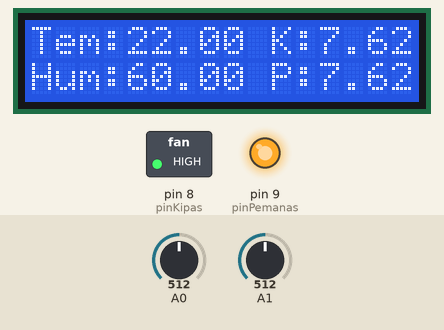
Recording of a sketch running on a simulated Arduino Uno, built with avr-gcc and run on an emulated ATmega328P. Shown: 16×2 character LCD, switched loads named in the sketch (green lamp = pin HIGH), output pins drawn as LEDs (lit = HIGH). The test bench sets the inputs (shaded band); at power-on: A1 = 512, A0 = 512. What the sketch prints to the serial monitor is not drawn.

Above: at 1.2 s.
1.3 s: A1 set to 1015
At 2.9 s:
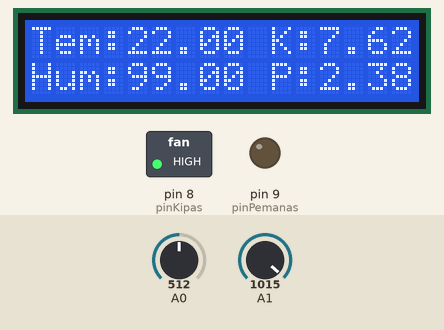
3.5 s: A1 set to 1023
At 4.7 s:
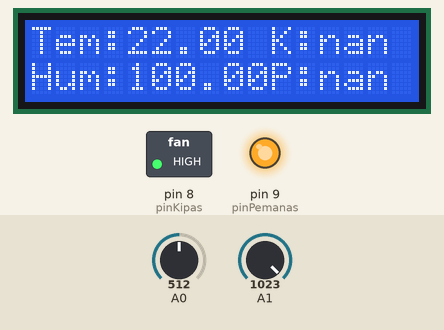
5.1 s: A1 set to 122
At 6.3 s:
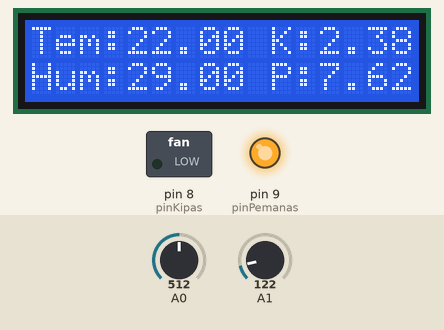
7.0 s: A0 set to 847
At 8.4 s:
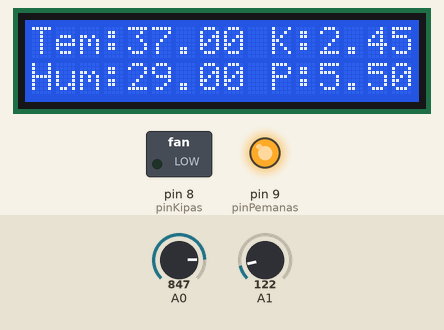
9.1 s: A0 set to 876
At 10.6 s:
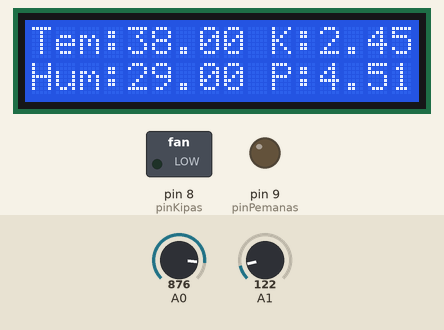
11.3 s: A0 set to 15
At 12.3 s:
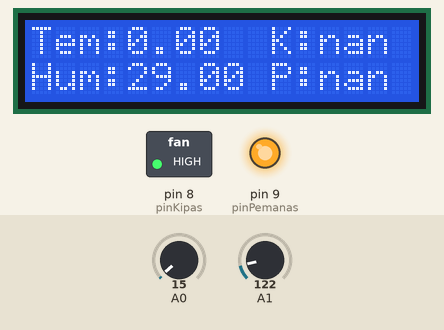
Timing chart, 0 to 14.3 s (numbered marks = the images above; inputs shaded):
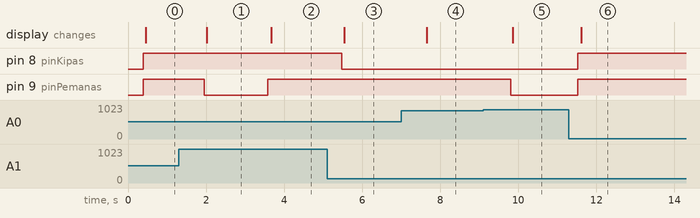

The sketch:

programFuzzy.ino
```cpp
#include <DHT.h>
#include <LiquidCrystal_I2C.h>
LiquidCrystal_I2C lcd(0x27, 16, 2);

// Inisialisasi pin sensor DHT22
#define DHTPIN 2
#define pinKipas 8
#define pinPemanas 9
#define DHTTYPE DHT22
DHT dht(DHTPIN, DHTTYPE);

void setup() {
  Serial.begin(9600);
  dht.begin();
  pinMode(pinKipas, OUTPUT);  // Pin untuk kipas
  pinMode(pinPemanas, OUTPUT);  // Pin untuk pemanas

  lcd.init();
  lcd.backlight();
  lcd.clear();
}

float onKipas, offKipas, onPemanas, offPemanas;

void loop() {
  // Baca nilai suhu dan kelembapan dari DHT22
  // float suhu = dht.readTemperature();
  // float kelembapan = dht.readHumidity();

  // Cek jika gagal membaca nilai dari sensor
  // if (isnan(suhu) || isnan(kelembapan)) {
  //   Serial.println("Gagal membaca dari sensor DHT!");
  //   return;
  // }

  // Menggantikan input dengan potensiometer
  float suhu = map(analogRead(A0),0, 1023, 0, 45);
  float kelembapan =  map(analogRead(A1),0, 1023, 20, 100);

  // Menghitung derajat keanggotaan suhu dan kelembapan
  float sangatDingin = fuzzyTrapezoidal(suhu, 0, 0, 5, 10);
  float dingin = fuzzyTrapezoidal(suhu, 5, 10, 15, 20);
  float sedang = fuzzyTrapezoidal(suhu, 15, 20, 25, 30);
  float panas = fuzzyTrapezoidal(suhu, 25, 30, 35, 40);
  float sangatPanas = fuzzyTrapezoidal(suhu, 35, 40, 45, 45);

  float kering = fuzzyTrapezoidal(kelembapan, 20, 20, 30, 50);
  float lembab = fuzzyTrapezoidal(kelembapan, 30, 50, 70, 90);
  float basah = fuzzyTrapezoidal(kelembapan, 70, 90, 100, 100);

  // Inferance - combination
  bool s_sangatDingin = (suhu >= 0 && suhu <= 10);
  bool s_dingin = (suhu >= 5 && suhu <= 20);
  bool s_sedang = (suhu >= 15 && suhu <= 30);
  bool s_panas = (suhu >= 25 && suhu <= 40);
  bool s_sangatPanas = (suhu >= 35 && suhu <= 45);

  bool s_kering = (kelembapan >= 0 && kelembapan <= 50);
  bool s_lembab = (kelembapan >= 30 && kelembapan <= 90);
  bool s_basah = (kelembapan >= 70 && kelembapan <= 100);

  // Rule status keluaran sistem
  bool statKipas[15] = { 0, 0, 1, 0, 0, 1, 0, 0, 1, 1, 1, 1, 1, 1, 1 };
  bool statPemanas[15] = { 1, 1, 1, 1, 1, 1, 1, 0, 0, 1, 0, 0, 0, 0, 1 };
  float rule[15];

  if (s_sangatDingin || s_basah) rule[0] = min(sangatDingin, basah);
  if (s_sangatDingin || s_lembab) rule[1] = min(sangatDingin, lembab);
  if (s_sangatDingin || s_kering) rule[2] = min(sangatDingin, kering);
  if (s_dingin || s_basah) rule[3] = min(dingin, basah);
  if (s_dingin || s_lembab) rule[4] = min(dingin, lembab);
  if (s_dingin || s_kering) rule[5] = min(dingin, kering);
  if (s_sedang || s_basah) rule[6] = min(sedang, basah);
  if (s_sedang || s_lembab) rule[7] = min(sedang, lembab);
  if (s_sedang || s_kering) rule[8] = min(sedang, kering);
  if (s_panas || s_basah) rule[9] = min(panas, basah);
  if (s_panas || s_lembab) rule[10] = min(panas, lembab);
  if (s_panas || s_kering) rule[11] = min(panas, kering);
  if (s_sangatPanas || s_basah) rule[12] = min(sangatPanas, basah);
  if (s_sangatPanas || s_lembab) rule[13] = min(sangatPanas, lembab);
  if (s_sangatPanas || s_kering) rule[14] = min(sangatPanas, kering);

  for (int i = 0; i < 15; i++) {
    if (rule[i] > 0 && statKipas[i] == 1) onKipas = max(onKipas, rule[i]);
    if (rule[i] > 0 && statKipas[i] == 0) offKipas = max(offKipas, rule[i]);
    if (rule[i] > 0 && statPemanas[i] == 1) onPemanas = max(onPemanas, rule[i]);
    if (rule[i] > 0 && statPemanas[i] == 0) offPemanas = max(offPemanas, rule[i]);
  }

  //Defuzzyfication
  float kipas_M1, kipas_M2, kipas_M3, kipas_M4, kipas_A1, kipas_A2, kipas_A3, kipas_A4, pemanas_M1, pemanas_M2, pemanas_M3, pemanas_M4, pemanas_A1, pemanas_A2, pemanas_A3, pemanas_A4;
  if(onKipas > 0){
    kipas_M1= trapezoidalRule(0, 4.5, [](float z) { return onKipas * z; });
    kipas_M2 = trapezoidalRule(4.5, 5, [](float z) { return ((5 - z) / (5 - 4.5)) * z; });
    kipas_A1= trapezoidalRule(0, 4.5, [](float z) { return onKipas; });
    kipas_A2 = trapezoidalRule(4.5, 5, [](float z) { return ((5 - z) / (5 - 4.5)); });
  } else{
    kipas_M1 = 0;
    kipas_M2 = 0;
    kipas_A1 = 0;
    kipas_A2 = 0;
  }
  if (offKipas > 0){
    kipas_M3 = trapezoidalRule(5, 5.5, [](float z) { return ((z - 5) / (5.5 - 5)) * z; });
    kipas_M4 = trapezoidalRule(5.5, 10, [](float z) { return offKipas * z; });
    kipas_A3 = trapezoidalRule(5, 5.5, [](float z) { return ((z - 5) / (5.5 - 5)); });
    kipas_A4 = trapezoidalRule(5.5, 10, [](float z) { return offKipas; });
  }else{
    kipas_M3 = 0;
    kipas_M4 = 0;
    kipas_A3 = 0;
    kipas_A4 = 0;
  }

  if(onPemanas > 0){
    pemanas_M1= trapezoidalRule(0, 4.5, [](float z) { return onPemanas * z; });
    pemanas_M2 = trapezoidalRule(4.5, 5, [](float z) { return ((5 - z) / (5 - 4.5)) * z; });
    pemanas_A1= trapezoidalRule(0, 4.5, [](float z) { return onPemanas; });
    pemanas_A2 = trapezoidalRule(4.5, 5, [](float z) { return ((5 - z) / (5 - 4.5)); });
  } else{
    pemanas_M1 = 0;
    pemanas_M2 = 0;
    pemanas_A1 = 0;
    pemanas_A2 = 0;
  }
  if (offPemanas > 0){
    pemanas_M3 = trapezoidalRule(5, 5.5, [](float z) { return ((z - 5) / (5.5 - 5)) * z; });
    pemanas_M4 = trapezoidalRule(5.5, 10, [](float z) { return offPemanas * z; });
    pemanas_A3 = trapezoidalRule(5, 5.5, [](float z) { return ((z - 5) / (5.5 - 5)); });
    pemanas_A4 = trapezoidalRule(5.5, 10, [](float z) { return offPemanas; });
  }else{
    pemanas_M3 = 0;
    pemanas_M4 = 0;
    pemanas_A3 = 0;
    pemanas_A4 = 0;
  }

  //Hasil Akhir
  float z_kipas = (kipas_M1 + kipas_M2 + kipas_M3 + kipas_M4)/(kipas_A1 + kipas_A2 + kipas_A3 + kipas_A4);
  float z_pemanas = (pemanas_M1 + pemanas_M2 + pemanas_M3 + pemanas_M4)/(pemanas_A1 + pemanas_A2 + pemanas_A3 + pemanas_A4);

  // Set pin berdasarkan keputusan hasil akhir
  digitalWrite(pinKipas, z_kipas <= 5 ? LOW : HIGH);    // Mengontrol kipas
  digitalWrite(pinPemanas, z_pemanas <= 5 ? LOW : HIGH);  // Mengontrol pemanas

  // Tampilkan hasil debug pada Serial Monitor
  Serial.print("Suhu: ");
  Serial.print(suhu);
  Serial.print("°C, Kelembapan: ");
  Serial.print(kelembapan);
  Serial.print("%, Kipas: ");
  Serial.print(z_kipas);
  Serial.print(", Pemanas: ");
  Serial.print(z_pemanas);
  Serial.print(", Kipas: ");
  Serial.print(z_kipas <= 5 ? "ON" : "OFF");
  Serial.print(", Pemanas: ");
  Serial.println(z_pemanas <= 5 ? "ON" : "OFF");

  // Tampilkan hasil debug pada LCD
  lcd.clear();
  lcd.setCursor(0, 0);
  lcd.print("Tem:");
  lcd.print(suhu);
  lcd.setCursor(10, 0);
  lcd.print("K:");
  lcd.print(z_kipas);
  lcd.setCursor(0, 1);
  lcd.print("Hum:");
  lcd.print(kelembapan);
  lcd.setCursor(10, 1);
  lcd.print("P:");
  lcd.print(z_pemanas);

  // Reset nilai Inferance - combination
  onKipas = 0;
  offKipas = 0;
  onPemanas = 0;
  offPemanas = 0;

  return;
}
//Fungsi untuk menghitung derajat membership
float fuzzyTrapezoidal(float x, float a, float b, float c, float d) {
  if (x <= a || x >= d) return 0;
  else if (x > a && x <= b) return (x - a) / (b - a);
  else if (x > b && x < c) return 1;
  else if (x >= c && x < d) return (d - x) / (d - c);
}
// Fungsi untuk menghitung Integral
double trapezoidalRule(double a, double b, float (*func)(float)) {
  int n = 1000;
  double h = (b - a) / n;                        // Menghitung lebar trapesium
  double sum = 0.5 * ((*func)(a) + (*func)(b));  // Menambahkan area dari dua trapesium di ujung

  for (int i = 1; i < n; i++) {
    sum += (*func)(a + i * h);  // Menambahkan area dari trapesium di tengah
  }
  return sum * h;  // Mengalikan total area dengan lebar trapesium
}
```

Measured:
- the behaviour switches between 1022 and 1023 on A1 (found by bisection; images 1 and 2)
- the behaviour switches between 863 and 864 on A0 (found by bisection; images 4 and 5)
- after the input at 1.3 s, pin 9 (pinPemanas): HIGH → LOW after 0.66 s; the display: changes after 0.72 s (image 1)
- after the input at 3.5 s, pin 9 (pinPemanas): LOW → HIGH after 0.08 s; the display: changes after 0.17 s (image 2)
- after the input at 5.1 s, pin 8 (pinKipas): HIGH → LOW after 0.38 s; the display: changes after 0.44 s (image 3)
- after the input at 7.0 s, the display: changes after 0.65 s (image 4)
- after the input at 9.1 s, pin 9 (pinPemanas): HIGH → LOW after 0.71 s; the display: changes after 0.77 s (image 5)
- after the input at 11.3 s, pin 8 (pinKipas), pin 9 (pinPemanas): LOW → HIGH after 0.23 s; the display: changes after 0.31 s (image 6)
